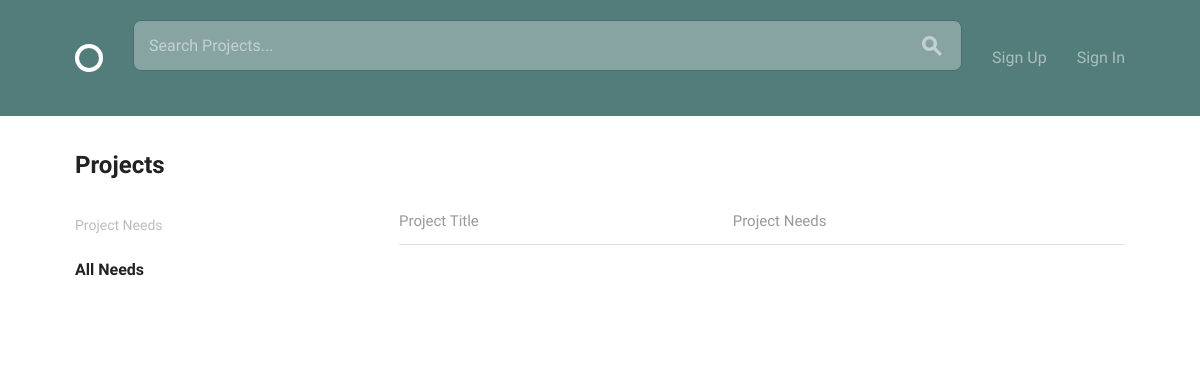
The app's page /, older data.
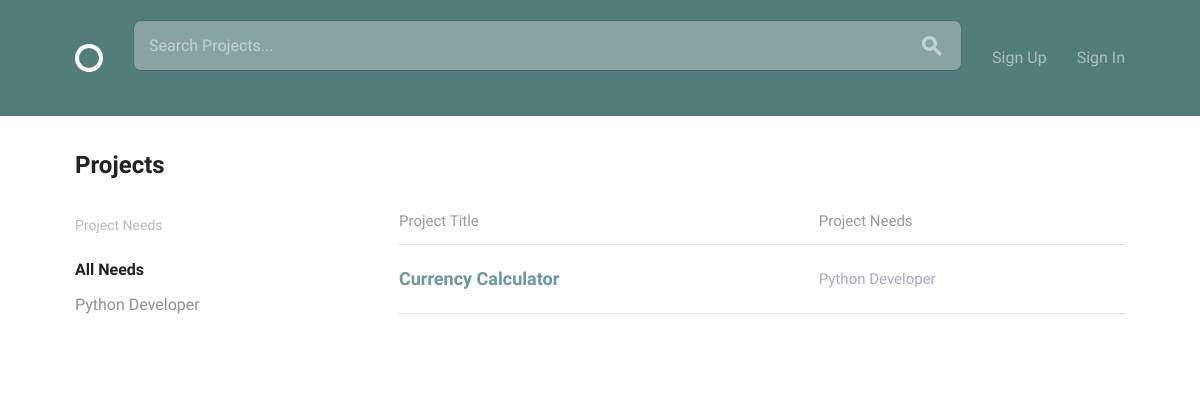
The same page, newer data.
### projects/models.py (models this page shows, shortened)
class Position(models.Model):
    project = models.ForeignKey('Project', on_delete=models.CASCADE)
    title = models.CharField(max_length=255, blank=True, default='')
    description = MarkdownxField(default='')
    main_skills = models.ManyToManyField('accounts.MainSkill',
                                        related_name='positions_main')
    other_skills = models.ManyToManyField('accounts.OtherSkill',
                                         related_name='positions_other')
    position_status = models.CharField(max_length=255,
                                       choices=POSITION_STATUS,
                                       blank=True)
    slug = models.SlugField(editable=False, blank=True)
    timeline = models.CharField(max_length=60, blank=True)
    created_at = models.DateTimeField(auto_now_add=True)
    class Meta:
        ordering = ['-created_at']

class Project(models.Model):
    owner = models.ForeignKey(settings.AUTH_USER_MODEL,
                              on_delete=models.CASCADE,
                              related_name='projects')
    title = models.CharField(max_length=255, unique=True)
    description = MarkdownxField(max_length=2500, default='')
    project_timeline = MarkdownxField(max_length=500, default='')
    applicant_requirements = MarkdownxField(max_length=500, default='')
    project_status = models.CharField(max_length=255,
                                      choices=PROJECT_STATUS,
                                      blank=True)
    slug = models.SlugField(allow_unicode=True, unique=True)
    created_at = models.DateTimeField(auto_now_add=True)
    class Meta:
        ordering = ['-created_at']

### projects/views.py (the view)
# urls.py: path('', views.projects_all, name='projects_all'),
def projects_all(request):
    positions = Position.objects.all()
    projects = Project.objects.all()
    return render(request, 'projects/index.html', {
        'positions': positions,
        'projects': projects,
    })

### projects/templates/projects/index.html (shortened to what this page needs)
{% extends 'base.html' %}
{% load static %}
  {% block body_content %}
  <div class="bounds circle--page">
    <div class="circle--page--header circle--fluid">
      <div class="circle--fluid--cell circle--fluid--primary">
        <h2>Projects</h2>
      </div>
      <div class="circle--fluid--cell circle--fluid--secondary">
      </div>
    </div>
    <div class="grid-25">
      <div class="circle--filter circle--secondary--module">
        <h4>Project Needs</h4>
        <ul class="circle--filter--list">
          <li><a class="selected">All Needs</a></li>
          {% for position in positions %}
          <li><a>{{ position.title|title }}</a></li>
          {% endfor %}
        </ul>
      </div>
    </div>
    <div class="grid-70 grid-push-5">
      <table class="u-full-width circle--table">
        <thead>
          <tr>
            <th>Project Title</th>
            <th class="circle--cell--right">Project Needs</th>
          </tr>
        </thead>
        <tbody>
        {% for project in projects %}
          <tr class="clickable-row" data-href="{% url 'projects:project_detail' slug=project.slug %}">
            <td>
              <h3>{{ project.title|title }}</h3>
            </td>
            <td class="circle--cell--right">
            {% for position in project.position_set.all %}
              <span class="secondary-label">{{ position.title }}</span>
              {% endfor %}
            </td>
          </tr>
          {% endfor %}
        </tbody>
      </table>
    </div>
  </div>
  {% endblock body_content %}

Row changes from the older to the newer data that the page shows:
added Position: title "Python Developer"
added Project: title "Currency Calculator"
